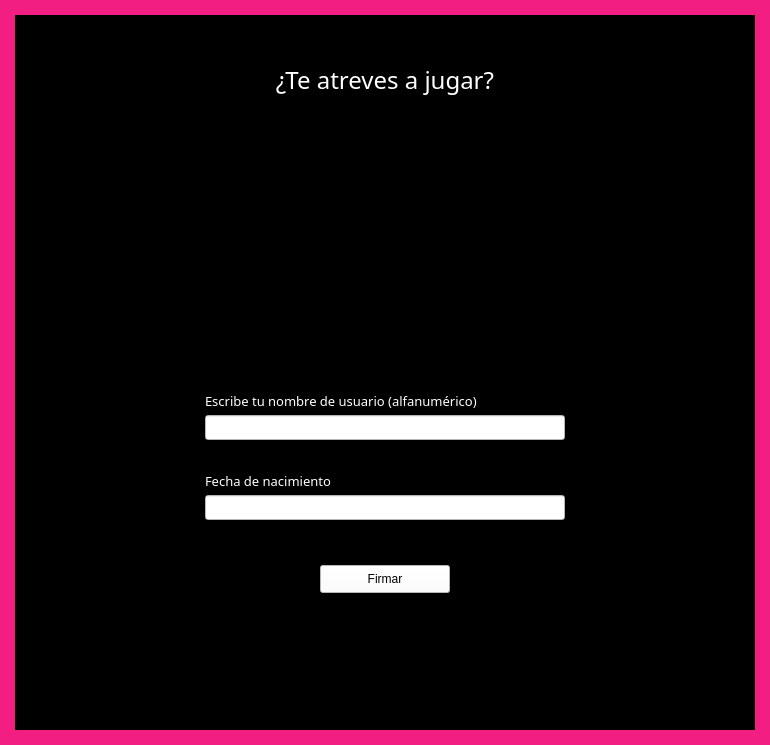
<?xml version="1.0" encoding="UTF-8"?>
<ui version="4.0">
 <class>Form</class>
 <widget class="QWidget" name="Form">
  <property name="geometry">
   <rect>
    <x>0</x>
    <y>0</y>
    <width>770</width>
    <height>745</height>
   </rect>
  </property>
  <property name="windowTitle">
   <string>Form</string>
  </property>
  <property name="styleSheet">
   <string notr="true">background-color: #F21E81</string>
  </property>
  <widget class="QWidget" name="widget" native="true">
   <property name="geometry">
    <rect>
     <x>15</x>
     <y>15</y>
     <width>740</width>
     <height>715</height>
    </rect>
   </property>
   <property name="styleSheet">
    <string notr="true">background-color: black</string>
   </property>
   <widget class="QLabel" name="title">
    <property name="geometry">
     <rect>
      <x>175</x>
      <y>37</y>
      <width>390</width>
      <height>55</height>
     </rect>
    </property>
    <property name="font">
     <font>
      <family>Gadugi</family>
      <pointsize>18</pointsize>
      <italic>false</italic>
     </font>
    </property>
    <property name="styleSheet">
     <string notr="true">color: white</string>
    </property>
    <property name="text">
     <string>¿Te atreves a jugar?</string>
    </property>
    <property name="alignment">
     <set>Qt::AlignCenter</set>
    </property>
   </widget>
   <widget class="QLabel" name="logo">
    <property name="geometry">
     <rect>
      <x>70</x>
      <y>140</y>
      <width>600</width>
      <height>151</height>
     </rect>
    </property>
    <property name="text">
     <string/>
    </property>
    <property name="pixmap">
     <pixmap>../Sprites/Logos/logo_fondo _negro.png</pixmap>
    </property>
    <property name="scaledContents">
     <bool>true</bool>
    </property>
   </widget>
   <widget class="QLineEdit" name="usuario_form">
    <property name="geometry">
     <rect>
      <x>190</x>
      <y>400</y>
      <width>360</width>
      <height>25</height>
     </rect>
    </property>
    <property name="styleSheet">
     <string notr="true">background-color: white</string>
    </property>
   </widget>
   <widget class="QLineEdit" name="nacimiento_form">
    <property name="geometry">
     <rect>
      <x>190</x>
      <y>480</y>
      <width>360</width>
      <height>25</height>
     </rect>
    </property>
    <property name="styleSheet">
     <string notr="true">background-color: white</string>
    </property>
   </widget>
   <widget class="QPushButton" name="firmar_button">
    <property name="geometry">
     <rect>
      <x>305</x>
      <y>550</y>
      <width>130</width>
      <height>28</height>
     </rect>
    </property>
    <property name="styleSheet">
     <string notr="true">background-color: white;
font-family: arial;
</string>
    </property>
    <property name="text">
     <string>Firmar</string>
    </property>
    <property name="autoDefault">
     <bool>false</bool>
    </property>
    <property name="default">
     <bool>false</bool>
    </property>
    <property name="flat">
     <bool>false</bool>
    </property>
   </widget>
   <widget class="QLabel" name="label_username">
    <property name="geometry">
     <rect>
      <x>190</x>
      <y>375</y>
      <width>361</width>
      <height>21</height>
     </rect>
    </property>
    <property name="font">
     <font>
      <family>Gadugi</family>
      <pointsize>10</pointsize>
     </font>
    </property>
    <property name="styleSheet">
     <string notr="true">color: white</string>
    </property>
    <property name="text">
     <string>Escribe tu nombre de usuario (alfanumérico)</string>
    </property>
   </widget>
   <widget class="QLabel" name="label_nacimiento">
    <property name="geometry">
     <rect>
      <x>190</x>
      <y>455</y>
      <width>361</width>
      <height>21</height>
     </rect>
    </property>
    <property name="font">
     <font>
      <family>Gadugi</family>
      <pointsize>10</pointsize>
     </font>
    </property>
    <property name="styleSheet">
     <string notr="true">color: white</string>
    </property>
    <property name="text">
     <string>Fecha de nacimiento</string>
    </property>
   </widget>
   <widget class="QLabel" name="simbolos">
    <property name="geometry">
     <rect>
      <x>280</x>
      <y>590</y>
      <width>181</width>
      <height>111</height>
     </rect>
    </property>
    <property name="styleSheet">
     <string notr="true">background-color: none;</string>
    </property>
    <property name="text">
     <string/>
    </property>
    <property name="pixmap">
     <pixmap>../Sprites/Decoraciones/tarjeta.png</pixmap>
    </property>
    <property name="scaledContents">
     <bool>true</bool>
    </property>
   </widget>
  </widget>
 </widget>
 <resources/>
 <connections/>
</ui>
